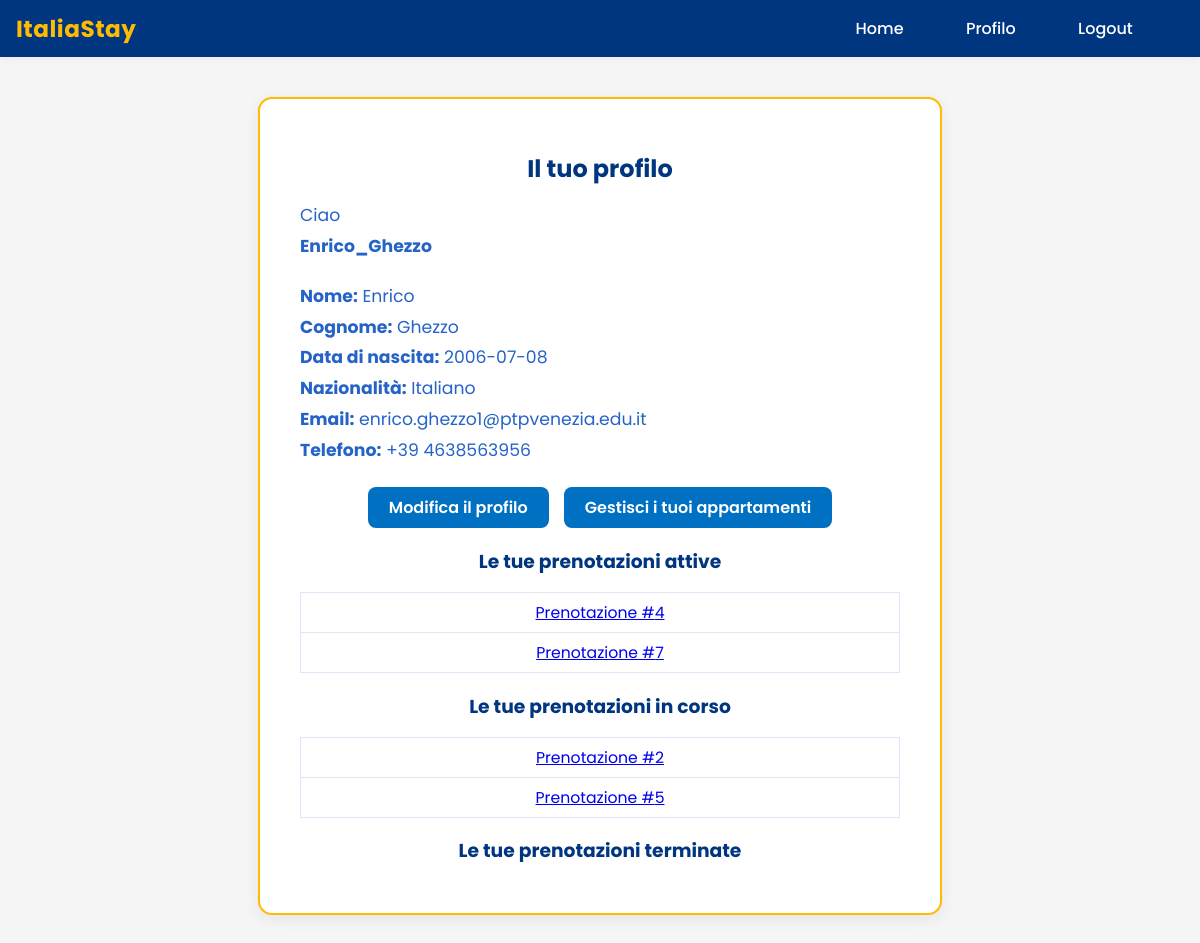
The page /account.php (signed in) on the database its author committed.
### tables this page shows
CREATE TABLE `utenti` (
  `username` varchar(50) NOT NULL,
  `password` varchar(100) NOT NULL,
  `data_nascita` date NOT NULL,
  `nazionalita` varchar(100) NOT NULL,
  `nome` varchar(50) NOT NULL,
  `cognome` varchar(50) NOT NULL,
  `email` varchar(100) NOT NULL,
  `telefono` varchar(20) NOT NULL
);

CREATE TABLE `prenotazioni` (
  `id` int(11) NOT NULL,
  `appartamento` int(11) NOT NULL,
  `utente` varchar(100) NOT NULL,
  `adulti` int(11) NOT NULL,
  `bambini` int(11) NOT NULL,
  `data_inizio` date NOT NULL,
  `data_fine` date NOT NULL
);

### account.php (the view, shortened to what this page needs)
<!DOCTYPE html>
<html lang="it">
<head>
    <link rel="stylesheet" href="styles.css">
</head>
<body>
    <header>
        <nav>
            <div class="navbar-container">
                <div class="site-name">ItaliaStay</div>
                <ul>
                    <?php
                        if(isset($_SESSION["username"])){
                            echo "<li><a href='index.php'>Home</a></li>";
                            echo "<li><a href='account.php'>Profilo</a></li>";
                            echo "<li><a href='logout.php'>Logout</a></li>";
                        }
                        else{
                            echo "<li><a href='index.php'>Home</a></li>";
                            echo "<li><a href='login.php'>Login</a></li>";
                        }
                    ?>
                </ul>
            </div>
        </nav>
    </header>
    <div class="profile-card">
        <h2>Il tuo profilo</h2>
        <?php
            if(isset($_SESSION["username"])){
                echo "<div class='profile-info'>Ciao <strong>" . $_SESSION["username"] . "</strong></div>";
            }
            $nomeDatabase = "my_enricoghezzo";
            $nomeUtenteDB = "root";
            $passwordDB = "";
            $conn = new mysqli("localhost", $nomeUtenteDB, $passwordDB, $nomeDatabase);
            $username = $_SESSION["username"];
            $mysqli = $conn->prepare("SELECT nome, cognome, data_nascita, nazionalita, email, telefono FROM utenti WHERE username = ?");
            $mysqli->bind_param("s", $username);
            $mysqli->execute();
            $result = $mysqli->get_result();
            if($row = $result->fetch_assoc()) {
                echo "<div class='profile-info'>";
                echo "<div><strong>Nome:</strong> " . htmlspecialchars($row['nome']) . "</div>";
                echo "<div><strong>Cognome:</strong> " . htmlspecialchars($row['cognome']) . "</div>";
                echo "<div><strong>Data di nascita:</strong> " . htmlspecialchars($row['data_nascita']) . "</div>";
                echo "<div><strong>Nazionalità:</strong> " . htmlspecialchars($row['nazionalita']) . "</div>";
                echo "<div><strong>Email:</strong> " . htmlspecialchars($row['email']) . "</div>";
                echo "<div><strong>Telefono:</strong> " . htmlspecialchars($row['telefono']) . "</div>";
                echo "</div>";
            } else {
                echo "<p>Errore nel recupero dei dati utente.</p>";
            }
        ?>
        <div style="text-align:center; margin:1.2rem 0;">
            <a href="modifyProfile.php" class="btn-primary">Modifica il profilo</a>
            <a href="manageApartments.php" class="btn-primary" style="margin-left:0.7rem;">Gestisci i tuoi appartamenti</a>
        </div>
        <h3>Le tue prenotazioni attive</h3>
        <table class="booking-table">
            <tbody>
                <?php
                $utente=$_SESSION["username"];
                $query = $conn->prepare("SELECT * FROM prenotazioni WHERE utente = ? AND data_inizio > CURDATE()");
                $query->bind_param("s", $utente);
                $query->execute();
                $result = $query->get_result();
                while($row = $result->fetch_assoc()) {
                    echo "<tr>";
                    echo "<td><a href='reservationDetails.php?id={$row['id']}'>Prenotazione #" . $row['id'] . "</a></td>";
                    echo "</tr>";
                }
                ?>
            </tbody>
        </table>
        <h3>Le tue prenotazioni in corso</h3>
        <table class="booking-table">
            <tbody>
                <?php
                $utente=$_SESSION["username"];
                $query = $conn->prepare("SELECT * FROM prenotazioni WHERE utente = ? AND (CURDATE() BETWEEN data_inizio AND data_fine)");
                $query->bind_param("s", $utente);
                $query->execute();
                $result = $query->get_result();
                while($row = $result->fetch_assoc()) {
                    echo "<tr>";
                    echo "<td><a href='reservationDetails.php?id={$row['id']}'>Prenotazione #" . $row['id'] . "</a></td>";
                    echo "</tr>";
                }
                ?>
            </tbody>
        </table>
        <h3>Le tue prenotazioni terminate</h3>
    </div>
</body>
</html>

### styles.css (style rules this page uses)
body { font-family: 'Poppins', Arial, sans-serif; background: #f5f6fa; color: #222; margin: 0; padding: 0; min-height: 100vh; background-color: #f5f5f5; }
header { background: #003580; color: #fff; padding: 0; box-shadow: 0 2px 8px rgba(0,0,0,0.04); }
nav ul { display: flex; justify-content: flex-end; align-items: center; list-style: none; margin: 0; padding: 1rem 2rem; gap: 1.5rem; }
nav a { color: #fff; text-decoration: none; font-weight: 500; padding: 0.5rem 1.2rem; border-radius: 6px; transition: background 0.2s; }
.navbar-container { display: flex; align-items: center; justify-content: space-between; max-width: 1200px; margin: 0 auto; padding: 0 1rem; }
.site-name { font-size: 1.45rem; font-weight: 700; color: #febb02; letter-spacing: 0.5px; margin-right: 2.5rem; font-family: 'Poppins', Arial, sans-serif; }
.profile-card { background: #fff; border-radius: 14px; box-shadow: 0 4px 16px rgba(0,0,0,0.07); border: 2px solid #febb02; max-width: 600px; margin: 2.5rem auto; padding: 2rem 2.5rem; }
.profile-card h2, .profile-card h3 { color: #003580; margin-bottom: 1rem; text-align: center; }
.profile-info { margin-bottom: 1.5rem; font-size: 1.08rem; color: #2563c7; display: flex; flex-direction: column; gap: 0.3rem; }
.booking-table { width: 100%; border-collapse: collapse; margin-top: 1rem; font-size: 0.98rem; }
.booking-table th, .booking-table td { border: 1px solid #e0e6f7; padding: 0.5rem 0.7rem; text-align: center; }
.btn-primary { display: inline-block; background: #0071c2; color: #fff; border-radius: 8px; padding: 0.5rem 1.3rem; text-decoration: none; font-weight: 600; text-align: center; transition: background 0.2s; }

### rows shown on the page
utenti: nome "Enrico", cognome "Ghezzo", data_nascita "2006-07-08", nazionalita "Italiano", email "enrico.ghezzo1@ptpvenezia.edu.it", telefono "+39 4638563956"
prenotazioni: id "4"
prenotazioni: id "7"
prenotazioni: id "2"
prenotazioni: id "5"

### other values the page prints
$_SESSION["username"] "Enrico_Ghezzo"
